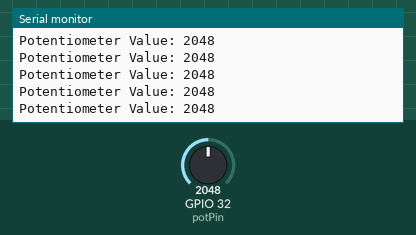
Recording of a sketch running on a simulated ESP32. Shown: the last lines printed to the serial monitor. Inputs (shaded band) come from the test bench; at power-on: GPIO 32 (potPin) = 2048.

Above: at 1.2 s.
1.3 s: GPIO 32 (potPin) set to 2866
At 1.32 s:
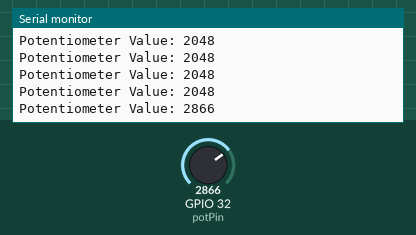
2.8 s: GPIO 32 (potPin) set to 3603
At 2.83 s:
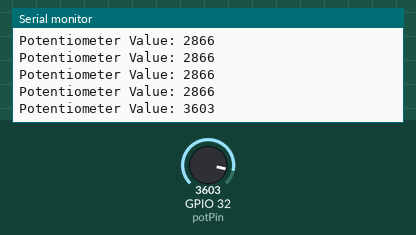
Timing chart, 0 to 5.8 s (numbered marks = the images above; inputs shaded):
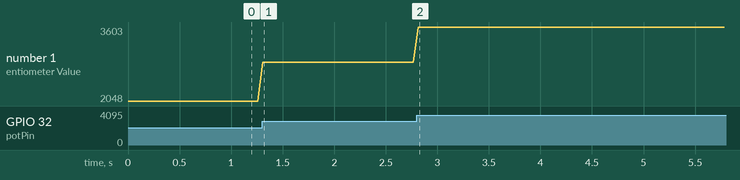

Measured:
- after the input at 1.3 s, the serial monitor: prints a new line at once (image 1)
- after the input at 2.8 s, the serial monitor: prints a new line at once (image 2)
- plotted number 1: 2048 → 2866 after the input at 1.3 s, 2866 → 3603 after the input at 2.8 s

The sketch:

sketch_jun23b.ino
```cpp
const int potPin = 32;

int potValue;
float voltage = 0;

void setup() {
  Serial.begin(115200);
}

void loop() {
  potValue = analogRead(potPin);
  Serial.print("Potentiometer Value: ");
  Serial.println(potValue);
  delay(50);
}
```
